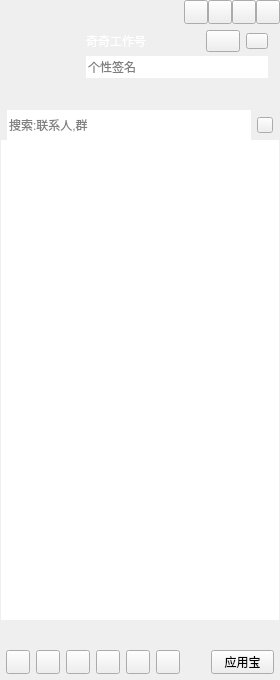
<?xml version="1.0" encoding="UTF-8"?>
<ui version="4.0">
 <class>CCMainWindowClass</class>
 <widget class="QWidget" name="CCMainWindowClass">
  <property name="geometry">
   <rect>
    <x>0</x>
    <y>0</y>
    <width>280</width>
    <height>680</height>
   </rect>
  </property>
  <property name="minimumSize">
   <size>
    <width>280</width>
    <height>680</height>
   </size>
  </property>
  <property name="windowTitle">
   <string>CCMainWindow</string>
  </property>
  <layout class="QVBoxLayout" name="verticalLayout_6">
   <property name="spacing">
    <number>0</number>
   </property>
   <property name="leftMargin">
    <number>0</number>
   </property>
   <property name="topMargin">
    <number>0</number>
   </property>
   <property name="rightMargin">
    <number>0</number>
   </property>
   <property name="bottomMargin">
    <number>0</number>
   </property>
   <item>
    <widget class="QWidget" name="titleWidget" native="true">
     <property name="sizePolicy">
      <sizepolicy hsizetype="Expanding" vsizetype="Preferred">
       <horstretch>0</horstretch>
       <verstretch>0</verstretch>
      </sizepolicy>
     </property>
     <property name="titleskin" stdset="0">
      <bool>true</bool>
     </property>
     <layout class="QVBoxLayout" name="verticalLayout_2">
      <property name="spacing">
       <number>0</number>
      </property>
      <property name="leftMargin">
       <number>0</number>
      </property>
      <property name="topMargin">
       <number>0</number>
      </property>
      <property name="rightMargin">
       <number>0</number>
      </property>
      <property name="bottomMargin">
       <number>0</number>
      </property>
      <item>
       <layout class="QHBoxLayout" name="horizontalLayout">
        <property name="spacing">
         <number>0</number>
        </property>
        <property name="leftMargin">
         <number>12</number>
        </property>
        <item>
         <widget class="QLabel" name="titleIcon">
          <property name="sizePolicy">
           <sizepolicy hsizetype="Fixed" vsizetype="Fixed">
            <horstretch>0</horstretch>
            <verstretch>0</verstretch>
           </sizepolicy>
          </property>
          <property name="minimumSize">
           <size>
            <width>42</width>
            <height>18</height>
           </size>
          </property>
          <property name="maximumSize">
           <size>
            <width>42</width>
            <height>18</height>
           </size>
          </property>
          <property name="text">
           <string/>
          </property>
         </widget>
        </item>
        <item>
         <spacer name="horizontalSpacer">
          <property name="orientation">
           <enum>Qt::Horizontal</enum>
          </property>
          <property name="sizeHint" stdset="0">
           <size>
            <width>40</width>
            <height>20</height>
           </size>
          </property>
         </spacer>
        </item>
        <item>
         <widget class="QPushButton" name="palcehold1">
          <property name="sizePolicy">
           <sizepolicy hsizetype="Fixed" vsizetype="Fixed">
            <horstretch>0</horstretch>
            <verstretch>0</verstretch>
           </sizepolicy>
          </property>
          <property name="minimumSize">
           <size>
            <width>24</width>
            <height>24</height>
           </size>
          </property>
          <property name="maximumSize">
           <size>
            <width>24</width>
            <height>24</height>
           </size>
          </property>
          <property name="text">
           <string/>
          </property>
         </widget>
        </item>
        <item>
         <widget class="QPushButton" name="palcehold2">
          <property name="sizePolicy">
           <sizepolicy hsizetype="Fixed" vsizetype="Fixed">
            <horstretch>0</horstretch>
            <verstretch>0</verstretch>
           </sizepolicy>
          </property>
          <property name="minimumSize">
           <size>
            <width>24</width>
            <height>24</height>
           </size>
          </property>
          <property name="maximumSize">
           <size>
            <width>24</width>
            <height>24</height>
           </size>
          </property>
          <property name="text">
           <string/>
          </property>
         </widget>
        </item>
        <item>
         <widget class="QPushButton" name="sysmin">
          <property name="sizePolicy">
           <sizepolicy hsizetype="Fixed" vsizetype="Fixed">
            <horstretch>0</horstretch>
            <verstretch>0</verstretch>
           </sizepolicy>
          </property>
          <property name="minimumSize">
           <size>
            <width>24</width>
            <height>24</height>
           </size>
          </property>
          <property name="maximumSize">
           <size>
            <width>24</width>
            <height>24</height>
           </size>
          </property>
          <property name="text">
           <string/>
          </property>
         </widget>
        </item>
        <item>
         <widget class="QPushButton" name="sysclose">
          <property name="sizePolicy">
           <sizepolicy hsizetype="Fixed" vsizetype="Fixed">
            <horstretch>0</horstretch>
            <verstretch>0</verstretch>
           </sizepolicy>
          </property>
          <property name="minimumSize">
           <size>
            <width>24</width>
            <height>24</height>
           </size>
          </property>
          <property name="maximumSize">
           <size>
            <width>24</width>
            <height>24</height>
           </size>
          </property>
          <property name="text">
           <string/>
          </property>
         </widget>
        </item>
       </layout>
      </item>
      <item>
       <layout class="QHBoxLayout" name="horizontalLayout_3">
        <property name="spacing">
         <number>6</number>
        </property>
        <property name="leftMargin">
         <number>12</number>
        </property>
        <property name="topMargin">
         <number>6</number>
        </property>
        <property name="rightMargin">
         <number>12</number>
        </property>
        <property name="bottomMargin">
         <number>6</number>
        </property>
        <item>
         <widget class="QLabel" name="headLabel">
          <property name="sizePolicy">
           <sizepolicy hsizetype="Fixed" vsizetype="Fixed">
            <horstretch>0</horstretch>
            <verstretch>0</verstretch>
           </sizepolicy>
          </property>
          <property name="minimumSize">
           <size>
            <width>68</width>
            <height>68</height>
           </size>
          </property>
          <property name="maximumSize">
           <size>
            <width>68</width>
            <height>68</height>
           </size>
          </property>
          <property name="text">
           <string/>
          </property>
         </widget>
        </item>
        <item>
         <layout class="QVBoxLayout" name="verticalLayout">
          <property name="spacing">
           <number>4</number>
          </property>
          <item>
           <layout class="QHBoxLayout" name="horizontalLayout_2">
            <property name="spacing">
             <number>6</number>
            </property>
            <item>
             <widget class="QLabel" name="nameLabel">
              <property name="sizePolicy">
               <sizepolicy hsizetype="Expanding" vsizetype="Fixed">
                <horstretch>0</horstretch>
                <verstretch>0</verstretch>
               </sizepolicy>
              </property>
              <property name="minimumSize">
               <size>
                <width>0</width>
                <height>22</height>
               </size>
              </property>
              <property name="maximumSize">
               <size>
                <width>16777215</width>
                <height>22</height>
               </size>
              </property>
              <property name="styleSheet">
               <string notr="true">color:rgb(255,255,255);
font:72 12pt &quot;微软雅黑&quot;;</string>
              </property>
              <property name="text">
               <string>奇奇工作号</string>
              </property>
             </widget>
            </item>
            <item>
             <widget class="QPushButton" name="stausBtn">
              <property name="sizePolicy">
               <sizepolicy hsizetype="Fixed" vsizetype="Fixed">
                <horstretch>0</horstretch>
                <verstretch>0</verstretch>
               </sizepolicy>
              </property>
              <property name="minimumSize">
               <size>
                <width>34</width>
                <height>22</height>
               </size>
              </property>
              <property name="maximumSize">
               <size>
                <width>34</width>
                <height>22</height>
               </size>
              </property>
              <property name="text">
               <string/>
              </property>
              <property name="hasborder" stdset="0">
               <bool>true</bool>
              </property>
             </widget>
            </item>
            <item>
             <widget class="QPushButton" name="levelBtn">
              <property name="minimumSize">
               <size>
                <width>22</width>
                <height>16</height>
               </size>
              </property>
              <property name="maximumSize">
               <size>
                <width>22</width>
                <height>16</height>
               </size>
              </property>
              <property name="text">
               <string/>
              </property>
              <property name="hasborder" stdset="0">
               <bool>true</bool>
              </property>
             </widget>
            </item>
           </layout>
          </item>
          <item>
           <widget class="QLineEdit" name="lineEdit">
            <property name="minimumSize">
             <size>
              <width>0</width>
              <height>22</height>
             </size>
            </property>
            <property name="maximumSize">
             <size>
              <width>16777215</width>
              <height>22</height>
             </size>
            </property>
            <property name="frame">
             <bool>false</bool>
            </property>
            <property name="placeholderText">
             <string>个性签名</string>
            </property>
           </widget>
          </item>
          <item>
           <widget class="QWidget" name="appWidget" native="true">
            <property name="sizePolicy">
             <sizepolicy hsizetype="Expanding" vsizetype="Fixed">
              <horstretch>0</horstretch>
              <verstretch>0</verstretch>
             </sizepolicy>
            </property>
            <property name="minimumSize">
             <size>
              <width>0</width>
              <height>22</height>
             </size>
            </property>
            <property name="maximumSize">
             <size>
              <width>16777215</width>
              <height>22</height>
             </size>
            </property>
           </widget>
          </item>
         </layout>
        </item>
       </layout>
      </item>
     </layout>
    </widget>
   </item>
   <item>
    <widget class="QWidget" name="widget" native="true">
     <property name="sizePolicy">
      <sizepolicy hsizetype="Expanding" vsizetype="Expanding">
       <horstretch>0</horstretch>
       <verstretch>0</verstretch>
      </sizepolicy>
     </property>
     <layout class="QVBoxLayout" name="verticalLayout_4">
      <property name="spacing">
       <number>0</number>
      </property>
      <property name="leftMargin">
       <number>1</number>
      </property>
      <property name="topMargin">
       <number>0</number>
      </property>
      <property name="rightMargin">
       <number>1</number>
      </property>
      <property name="bottomMargin">
       <number>0</number>
      </property>
      <item>
       <widget class="QWidget" name="searchWidget" native="true">
        <property name="sizePolicy">
         <sizepolicy hsizetype="Expanding" vsizetype="Fixed">
          <horstretch>0</horstretch>
          <verstretch>0</verstretch>
         </sizepolicy>
        </property>
        <property name="minimumSize">
         <size>
          <width>0</width>
          <height>30</height>
         </size>
        </property>
        <property name="maximumSize">
         <size>
          <width>16777215</width>
          <height>30</height>
         </size>
        </property>
        <layout class="QHBoxLayout" name="horizontalLayout_4">
         <property name="spacing">
          <number>6</number>
         </property>
         <property name="leftMargin">
          <number>6</number>
         </property>
         <property name="topMargin">
          <number>0</number>
         </property>
         <property name="rightMargin">
          <number>6</number>
         </property>
         <property name="bottomMargin">
          <number>0</number>
         </property>
         <item>
          <widget class="QLineEdit" name="searchLineEdit">
           <property name="minimumSize">
            <size>
             <width>0</width>
             <height>30</height>
            </size>
           </property>
           <property name="maximumSize">
            <size>
             <width>16777215</width>
             <height>30</height>
            </size>
           </property>
           <property name="frame">
            <bool>false</bool>
           </property>
           <property name="placeholderText">
            <string>搜索:联系人,群</string>
           </property>
          </widget>
         </item>
         <item>
          <widget class="QPushButton" name="searchBtn">
           <property name="sizePolicy">
            <sizepolicy hsizetype="Fixed" vsizetype="Fixed">
             <horstretch>0</horstretch>
             <verstretch>0</verstretch>
            </sizepolicy>
           </property>
           <property name="minimumSize">
            <size>
             <width>16</width>
             <height>16</height>
            </size>
           </property>
           <property name="maximumSize">
            <size>
             <width>16</width>
             <height>16</height>
            </size>
           </property>
           <property name="text">
            <string/>
           </property>
          </widget>
         </item>
        </layout>
       </widget>
      </item>
      <item>
       <widget class="QScrollArea" name="scrollArea">
        <property name="frameShape">
         <enum>QFrame::NoFrame</enum>
        </property>
        <property name="widgetResizable">
         <bool>true</bool>
        </property>
        <widget class="QWidget" name="scrollAreaWidgetContents">
         <property name="geometry">
          <rect>
           <x>0</x>
           <y>0</y>
           <width>278</width>
           <height>474</height>
          </rect>
         </property>
         <property name="sizePolicy">
          <sizepolicy hsizetype="Expanding" vsizetype="Expanding">
           <horstretch>0</horstretch>
           <verstretch>0</verstretch>
          </sizepolicy>
         </property>
         <layout class="QVBoxLayout" name="verticalLayout_3">
          <property name="spacing">
           <number>0</number>
          </property>
          <property name="leftMargin">
           <number>0</number>
          </property>
          <property name="topMargin">
           <number>0</number>
          </property>
          <property name="rightMargin">
           <number>0</number>
          </property>
          <property name="bottomMargin">
           <number>0</number>
          </property>
          <item>
           <widget class="QTreeWidget" name="treeWidget">
            <property name="frameShape">
             <enum>QFrame::NoFrame</enum>
            </property>
            <property name="verticalScrollBarPolicy">
             <enum>Qt::ScrollBarAlwaysOff</enum>
            </property>
            <property name="horizontalScrollBarPolicy">
             <enum>Qt::ScrollBarAlwaysOff</enum>
            </property>
            <property name="editTriggers">
             <set>QAbstractItemView::AllEditTriggers</set>
            </property>
            <property name="indentation">
             <number>0</number>
            </property>
            <property name="headerHidden">
             <bool>true</bool>
            </property>
            <property name="expandsOnDoubleClick">
             <bool>false</bool>
            </property>
            <column>
             <property name="text">
              <string notr="true">1</string>
             </property>
            </column>
           </widget>
          </item>
         </layout>
        </widget>
       </widget>
      </item>
     </layout>
    </widget>
   </item>
   <item>
    <widget class="QWidget" name="bottomWidget" native="true">
     <property name="sizePolicy">
      <sizepolicy hsizetype="Expanding" vsizetype="Fixed">
       <horstretch>0</horstretch>
       <verstretch>0</verstretch>
      </sizepolicy>
     </property>
     <property name="minimumSize">
      <size>
       <width>0</width>
       <height>60</height>
      </size>
     </property>
     <property name="maximumSize">
      <size>
       <width>16777215</width>
       <height>60</height>
      </size>
     </property>
     <property name="bottomskin" stdset="0">
      <bool>true</bool>
     </property>
     <layout class="QVBoxLayout" name="verticalLayout_5" stretch="1,1">
      <property name="spacing">
       <number>6</number>
      </property>
      <property name="leftMargin">
       <number>6</number>
      </property>
      <property name="topMargin">
       <number>6</number>
      </property>
      <property name="rightMargin">
       <number>6</number>
      </property>
      <property name="bottomMargin">
       <number>6</number>
      </property>
      <item>
       <layout class="QHBoxLayout" name="bottomLayout_up"/>
      </item>
      <item>
       <layout class="QHBoxLayout" name="horizontalLayout_5">
        <property name="spacing">
         <number>6</number>
        </property>
        <item>
         <widget class="QPushButton" name="bottomBtn_1">
          <property name="sizePolicy">
           <sizepolicy hsizetype="Fixed" vsizetype="Fixed">
            <horstretch>0</horstretch>
            <verstretch>0</verstretch>
           </sizepolicy>
          </property>
          <property name="minimumSize">
           <size>
            <width>24</width>
            <height>24</height>
           </size>
          </property>
          <property name="maximumSize">
           <size>
            <width>24</width>
            <height>24</height>
           </size>
          </property>
          <property name="text">
           <string/>
          </property>
         </widget>
        </item>
        <item>
         <widget class="QPushButton" name="bottomBtn_2">
          <property name="sizePolicy">
           <sizepolicy hsizetype="Fixed" vsizetype="Fixed">
            <horstretch>0</horstretch>
            <verstretch>0</verstretch>
           </sizepolicy>
          </property>
          <property name="minimumSize">
           <size>
            <width>24</width>
            <height>24</height>
           </size>
          </property>
          <property name="maximumSize">
           <size>
            <width>24</width>
            <height>24</height>
           </size>
          </property>
          <property name="text">
           <string/>
          </property>
         </widget>
        </item>
        <item>
         <widget class="QPushButton" name="bottomBtn_3">
          <property name="sizePolicy">
           <sizepolicy hsizetype="Fixed" vsizetype="Fixed">
            <horstretch>0</horstretch>
            <verstretch>0</verstretch>
           </sizepolicy>
          </property>
          <property name="minimumSize">
           <size>
            <width>24</width>
            <height>24</height>
           </size>
          </property>
          <property name="maximumSize">
           <size>
            <width>24</width>
            <height>24</height>
           </size>
          </property>
          <property name="text">
           <string/>
          </property>
         </widget>
        </item>
        <item>
         <widget class="QPushButton" name="bottomBtn_4">
          <property name="sizePolicy">
           <sizepolicy hsizetype="Fixed" vsizetype="Fixed">
            <horstretch>0</horstretch>
            <verstretch>0</verstretch>
           </sizepolicy>
          </property>
          <property name="minimumSize">
           <size>
            <width>24</width>
            <height>24</height>
           </size>
          </property>
          <property name="maximumSize">
           <size>
            <width>24</width>
            <height>24</height>
           </size>
          </property>
          <property name="text">
           <string/>
          </property>
         </widget>
        </item>
        <item>
         <widget class="QPushButton" name="bottomBtn_5">
          <property name="sizePolicy">
           <sizepolicy hsizetype="Fixed" vsizetype="Fixed">
            <horstretch>0</horstretch>
            <verstretch>0</verstretch>
           </sizepolicy>
          </property>
          <property name="minimumSize">
           <size>
            <width>24</width>
            <height>24</height>
           </size>
          </property>
          <property name="maximumSize">
           <size>
            <width>24</width>
            <height>24</height>
           </size>
          </property>
          <property name="text">
           <string/>
          </property>
         </widget>
        </item>
        <item>
         <widget class="QPushButton" name="bottomBtn_6">
          <property name="sizePolicy">
           <sizepolicy hsizetype="Fixed" vsizetype="Fixed">
            <horstretch>0</horstretch>
            <verstretch>0</verstretch>
           </sizepolicy>
          </property>
          <property name="minimumSize">
           <size>
            <width>24</width>
            <height>24</height>
           </size>
          </property>
          <property name="maximumSize">
           <size>
            <width>24</width>
            <height>24</height>
           </size>
          </property>
          <property name="text">
           <string/>
          </property>
         </widget>
        </item>
        <item>
         <spacer name="horizontalSpacer_2">
          <property name="orientation">
           <enum>Qt::Horizontal</enum>
          </property>
          <property name="sizeHint" stdset="0">
           <size>
            <width>18</width>
            <height>20</height>
           </size>
          </property>
         </spacer>
        </item>
        <item>
         <widget class="QPushButton" name="bottomBtn_7">
          <property name="sizePolicy">
           <sizepolicy hsizetype="Preferred" vsizetype="Fixed">
            <horstretch>0</horstretch>
            <verstretch>0</verstretch>
           </sizepolicy>
          </property>
          <property name="minimumSize">
           <size>
            <width>24</width>
            <height>24</height>
           </size>
          </property>
          <property name="maximumSize">
           <size>
            <width>63</width>
            <height>24</height>
           </size>
          </property>
          <property name="text">
           <string>应用宝</string>
          </property>
         </widget>
        </item>
       </layout>
      </item>
     </layout>
    </widget>
   </item>
  </layout>
 </widget>
 <layoutdefault spacing="6" margin="11"/>
 <resources>
  <include location="CCMainWindow.qrc"/>
 </resources>
 <connections/>
</ui>
